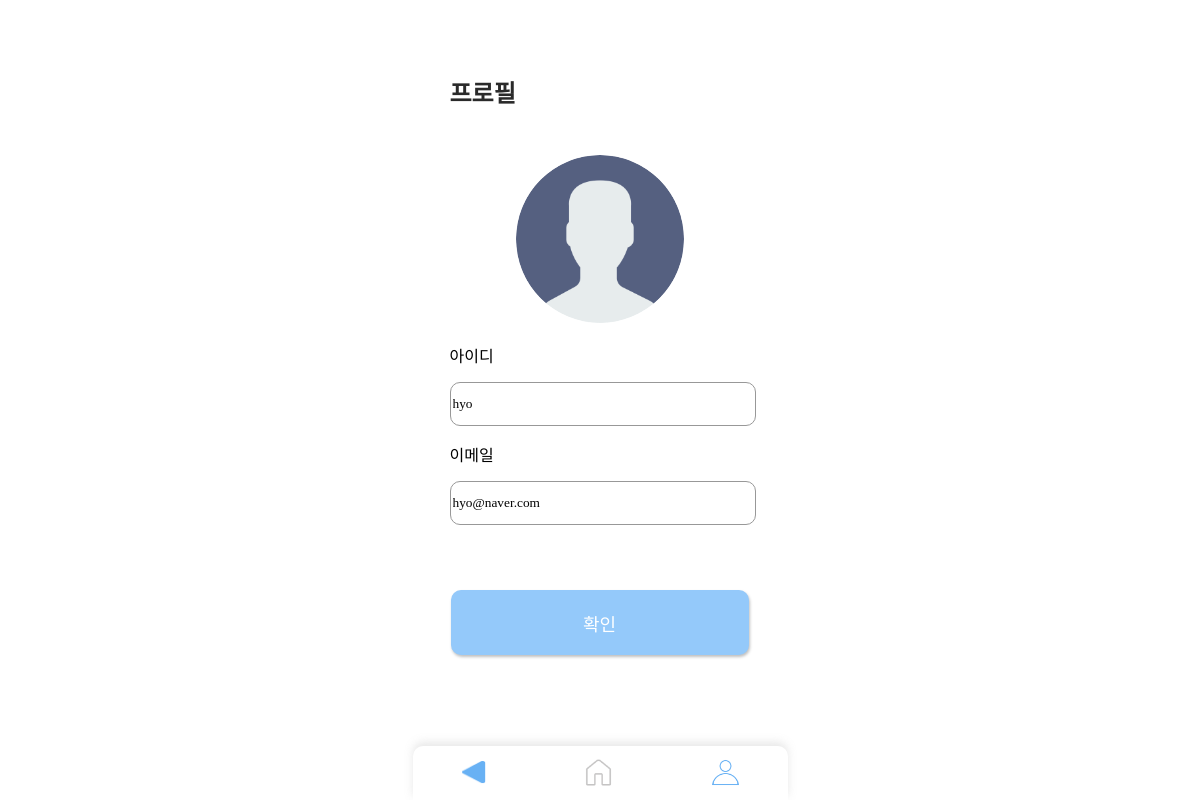
/accounts/my_page_update/1/ (signed in), run on the app's committed database.
### accounts/models.py (models this page shows, shortened)
class User(AbstractBaseUser):
    username = models.CharField(max_length=30, unique=True)
    email = models.EmailField(max_length=100, unique=True)
    user_image = models.FileField(upload_to='board/profile/%Y/%m/%d', default="board/profile/user.png")
    is_admin = models.BooleanField(default=False)
    is_active = models.BooleanField(default=True)
    is_staff = models.BooleanField(default=False)
    is_superuser = models.BooleanField(default=False)
    object = MyAccountManager()  # 헬퍼 클래스 사용
    USERNAME_FIELD = 'username'  # 로그인 ID로 사용할 필드
    REQUIRED_FIELDS = ['email','user_image']  # 필수 작성 필드

### accounts/views.py (the view)
# urls.py: path('my_page_update/<int:pk>/', views.my_page_update, name='my_page_update'),
@login_required
def my_page_update(request, pk):
    user = User.object.get(id=pk)
    if request.method == 'POST':
        print(request.POST)
        form = UserChangeForm(request.POST, request.FILES, instance=user)
        print(form.is_valid())
        if form.is_valid():
            form.save()
            return redirect('accounts:my_page', pk=user.pk)
    else:
        form = UserChangeForm(instance=user)
    return render(request, "accounts/profile.html", {'form': form})

### accounts/forms.py
class UserChangeForm(UserChangeForm):
    class Meta:
        model = User
        fields = ['user_image', 'username', 'email']

### accounts/templates/accounts/profile.html (shortened to what this page needs)
{% extends 'accounts/menuBar_mp.html' %}
{% block content %}
{% load static %}
    <link rel="stylesheet" href="{% static 'css/profile.css' %}">
        <div class="nav-bar">
        </div>
        <h3>프로필</h3>
        <div class="input">
            <form id="profile-form" action="" method="post" enctype="multipart/form-data">
                <label for="profile-image-input" class="custom-file-upload"><img id="user"
                    src="{{ user.user_image.url }}" alt=""></label>
                <p for="nickname">아이디</p>
                <input class="nickname" type="text" id="nickname" name="username" required
                    oninput="validateNicknameInput()" value="{{ form.username.value|default_if_none:'' }}">
                <p for="email">이메일</p>
                <input class="nickname" type="email" id="email" name="email" value="{{ form.email.value|default_if_none:'' }}" required readonly>
                <div class="button">
                    <button type="submit">확인</button>
                </div>
            </form>
        </div>
{% endblock %}

### static/css/menuBar.css (style rules this page uses)
body { margin: 0; padding: 0; }

### static/css/profile.css (style rules this page uses)
* { font-family: 'GmarketSansMedium'; }
body { margin: 0; padding: 0; }
.nav-bar { width: 375px; height: 50px; background-color: #FFF; }
h3 { color: #2A2A2A; font-family: 'GmarketSansMedium'; font-size: 24px; font-style: normal; font-weight: bold; line-height: normal; margin-left: 37px; }
#user { width: 168px; height: 168px; margin-top: 22px; margin-left: 103px; margin-right: 104px; border-radius: 50%; object-fit: cover; }
form>p { margin-bottom: 15px; color: #000; font-family: 'GmarketSansMedium'; font-size: 16px; font-style: normal; font-weight: 400; line-height: normal; margin-left: 37px; }
.nickname { width: 300px; height: 40px; border-radius: 10px; border: 1px solid #989898; background: #FFF; margin-left: 37px; }
.button button { width: 298px; height: 65px; border: none; border-radius: 10px; background: #94C9FA; box-shadow: 1px 2px 3px 0px rgba(0, 0, 0, 0.25); margin-top: 65px; margin-bottom: 83px; margin-left: 38px; color: #FFF; font-size: 18px; font-weight: 400; line-height: normal; }

### data on the page
User: user_image (placeholder picture)
User: username "hyo", email "hyo@naver.com"
